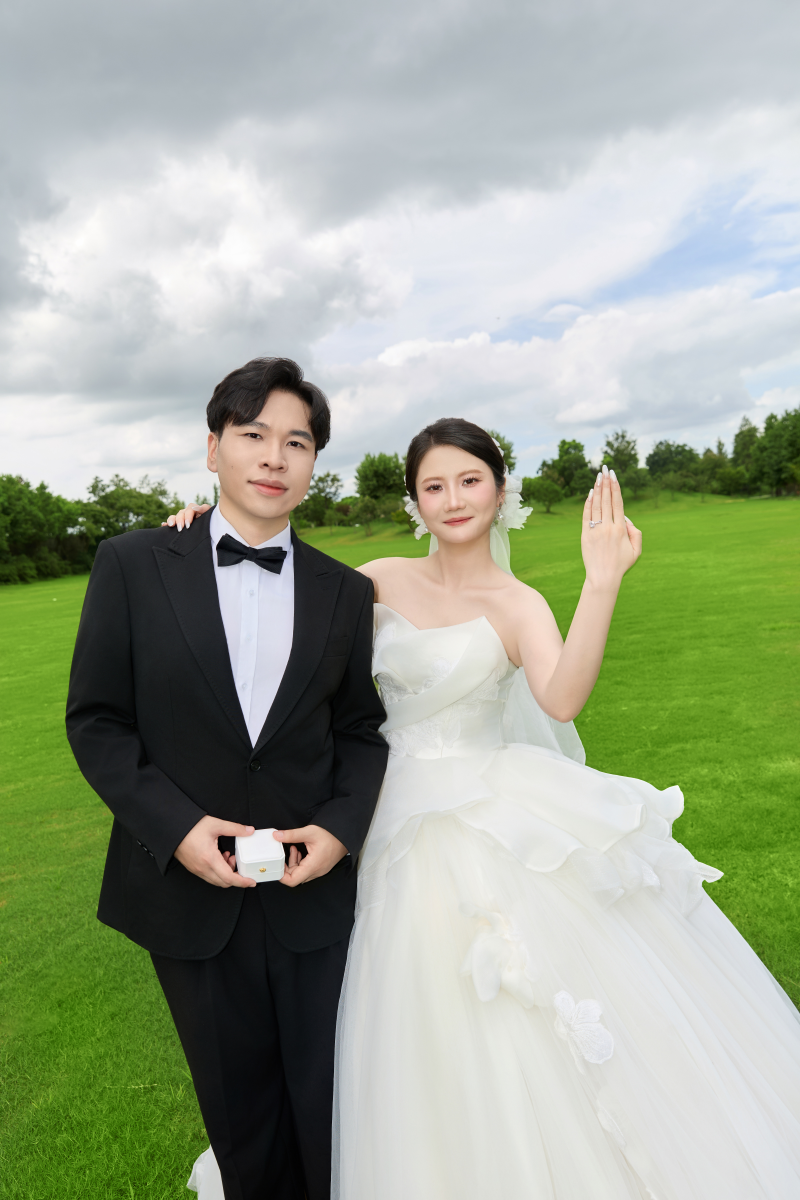
#> input picture assets/portrait-garden.jpg, 4000 x 6000 px, given in place of invitation-v10.50.png, which was not available (shown at 1/5 size)
$ python render.py
#> lines starting #> are read from the running program, lines starting #| are printed output that depends on the picture; pictures that were not available may be replaced by others from this repository, and a replacement may not be noted
"""Display-only horizontal crop; retain the original photograph and approved art."""
from pathlib import Path
import hashlib
from PIL import Image, ImageOps, ImageChops

HERE = Path(__file__).resolve().parent
ROOT = HERE.parents[1]
SOURCE = ROOT / 'assets/portrait-studio.jpg'
original_hash = hashlib.sha256(SOURCE.read_bytes()).hexdigest()
base = Image.open(HERE.parent / 'v10.50-seal-mobile/invitation-v10.50.png').convert('RGB')
#> base is the input picture: PIL image 4000x6000 RGB; mean R, G, B 159.4, 168.7, 149.1
photo = ImageOps.exif_transpose(Image.open(SOURCE)).convert('RGB')
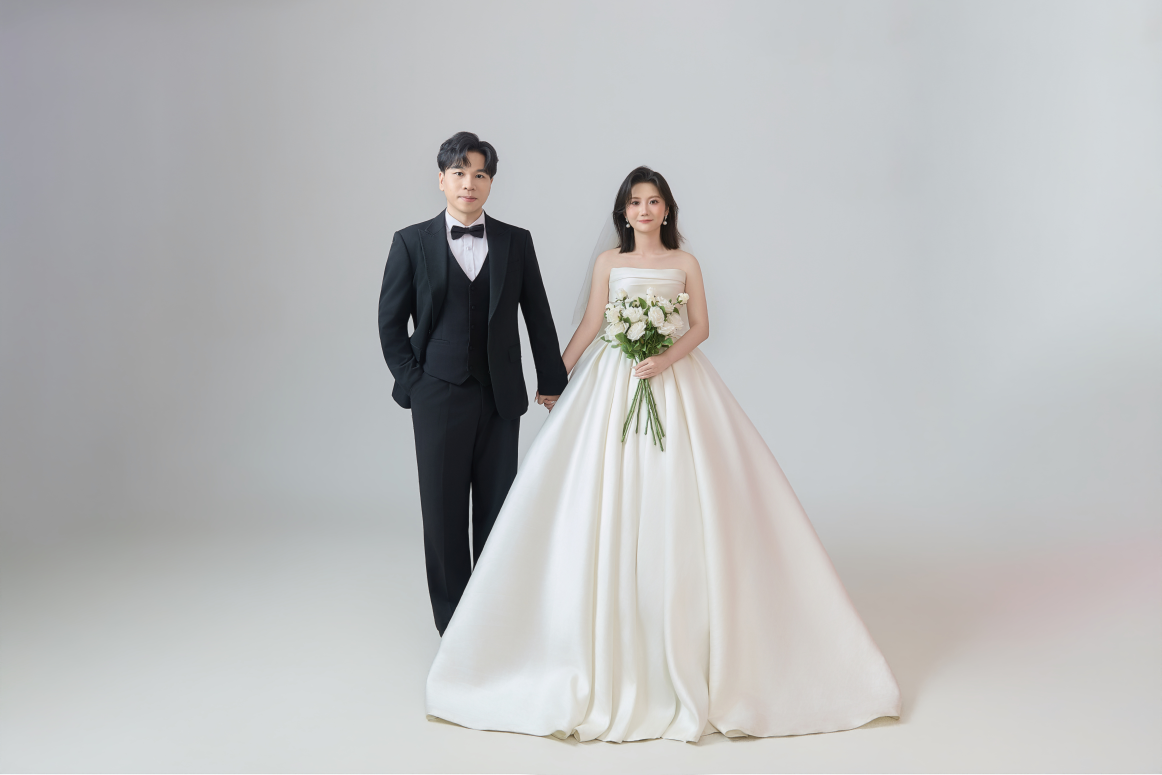
#> input picture assets/portrait-studio.jpg, 5808 x 3872 px (shown at 1/5 size)
#> photo is the input picture: PIL image 5808x3872 RGB; mean R, G, B 185.7, 186.8, 187.4
crop_box = (round(photo.width * .20), 0, round(photo.width * .90), photo.height)
#> crop_box = (1162, 0, 5227, 3872)
cropped = photo.crop(crop_box)
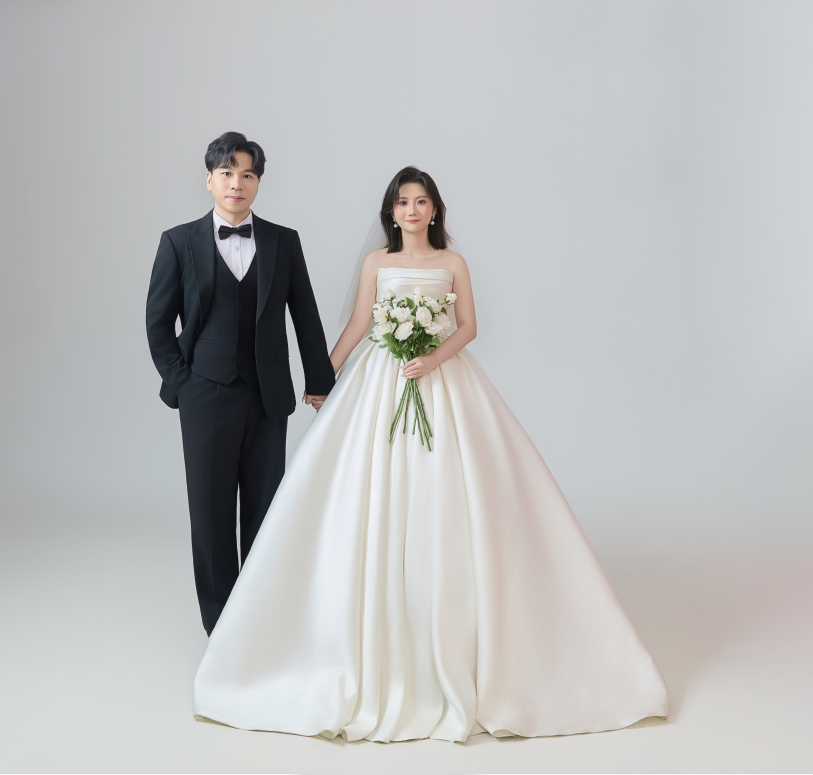
#> cropped: PIL image 4065x3872 RGB (shown at 1/5 size); mean R, G, B 187.2, 188.2, 188.4
photo_width, photo_top = 872, 1344
old_height = ImageOps.contain(photo, (872, 584)).height
#> old_height = 581
new_height = round(photo_width * cropped.height / cropped.width)
#> new_height = 831
delta = new_height - old_height
#> delta = 250
photo_left = (base.width - photo_width) // 2
#> photo_left = 1564
canvas = Image.new('RGB', (base.width, base.height + delta))
#> canvas: PIL image 4000x6250 RGB; every value is 0

# Keep all upper artwork and all lower text pixel-identical. Only stretch the
# paper strips beside the photo to accommodate its new height, then cover the
# old photo region completely with an undistorted, source-derived crop.
canvas.paste(base.crop((0, 0, base.width, photo_top)), (0, 0))
band = base.crop((0, photo_top, base.width, photo_top + old_height))
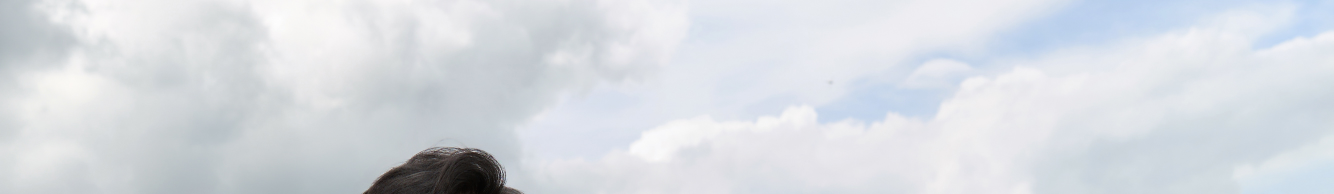
#> band: PIL image 4000x581 RGB (shown at 1/3 size); mean R, G, B 215.1, 219.4, 225
canvas.paste(band.resize((base.width, new_height), Image.Resampling.LANCZOS), (0, photo_top))
canvas.paste(cropped.resize((photo_width, new_height), Image.Resampling.LANCZOS), (photo_left, photo_top))
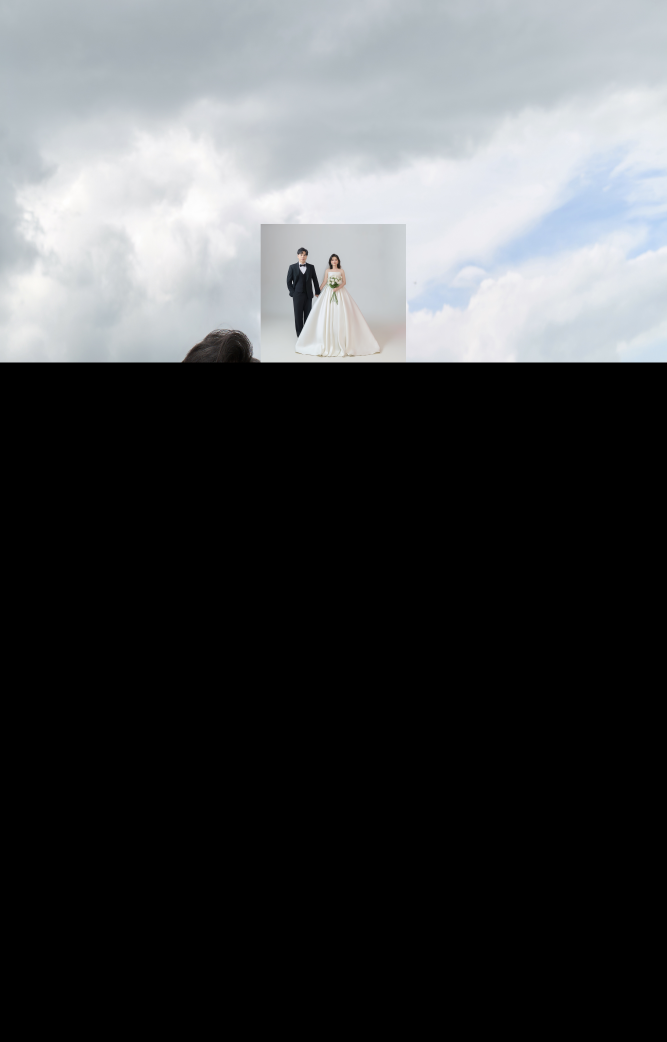
#> canvas: PIL image 4000x6250 RGB (shown at 1/6 size); mean R, G, B 70.9, 72.8, 74.6
lower = base.crop((0, photo_top + old_height, base.width, base.height))
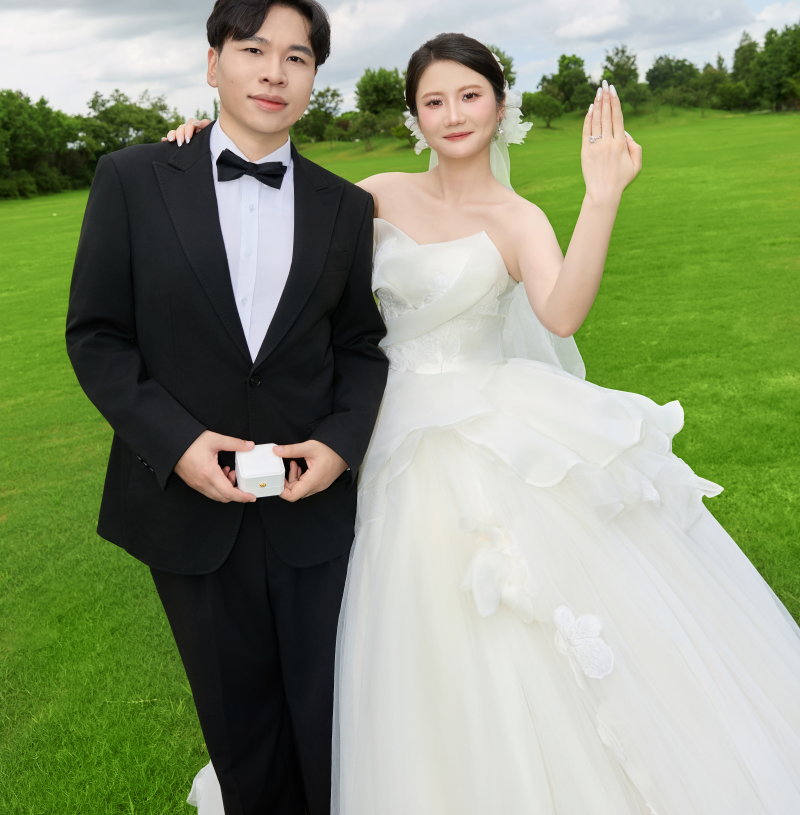
#> lower: PIL image 4000x4075 RGB (shown at 1/5 size); mean R, G, B 137.5, 148.5, 117
canvas.paste(lower, (0, photo_top + new_height))
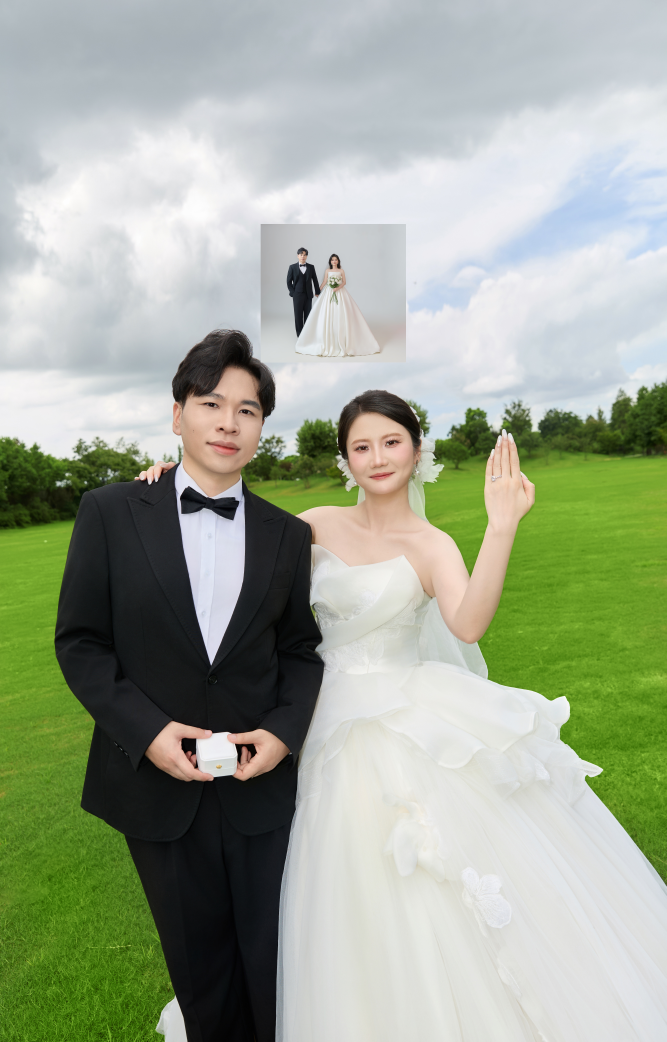
#> canvas: PIL image 4000x6250 RGB (shown at 1/6 size); mean R, G, B 160.6, 169.6, 150.9

assert ImageChops.difference(canvas.crop((0, 0, base.width, photo_top)), base.crop((0, 0, base.width, photo_top))).getbbox() is None
assert ImageChops.difference(canvas.crop((0, photo_top + new_height, canvas.width, canvas.height)), lower).getbbox() is None
assert hashlib.sha256(SOURCE.read_bytes()).hexdigest() == original_hash
#> (the run stopped early here; a loop or call above may not have finished)
